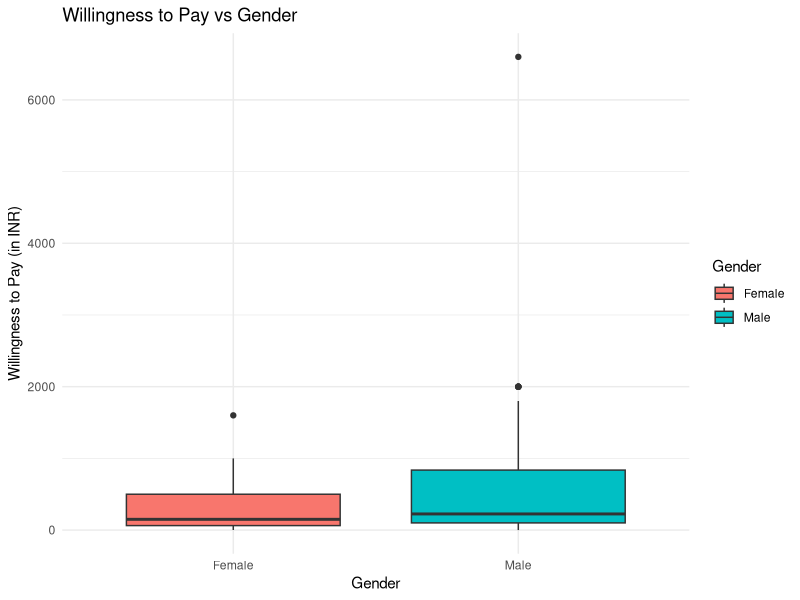
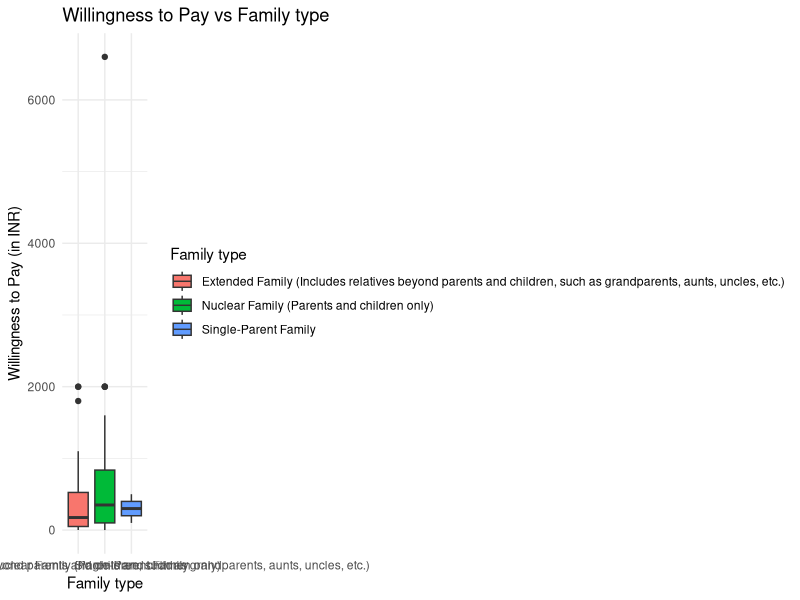
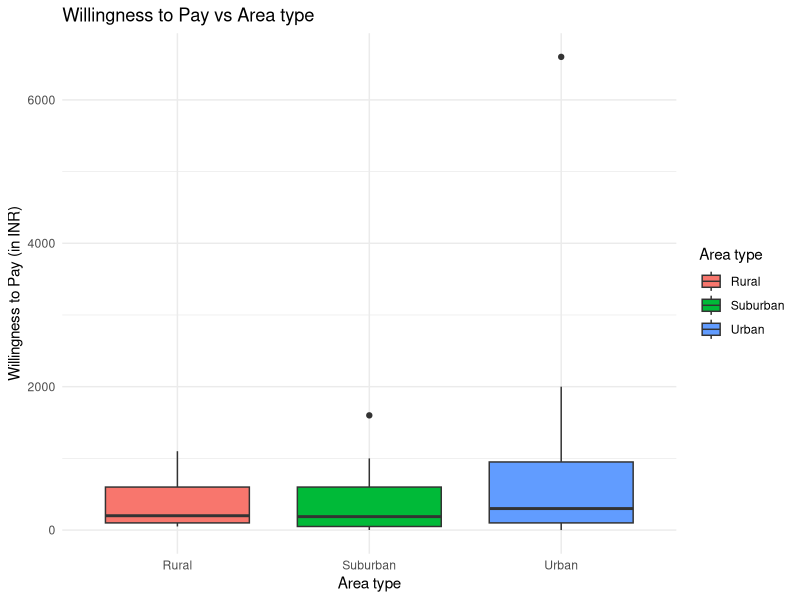
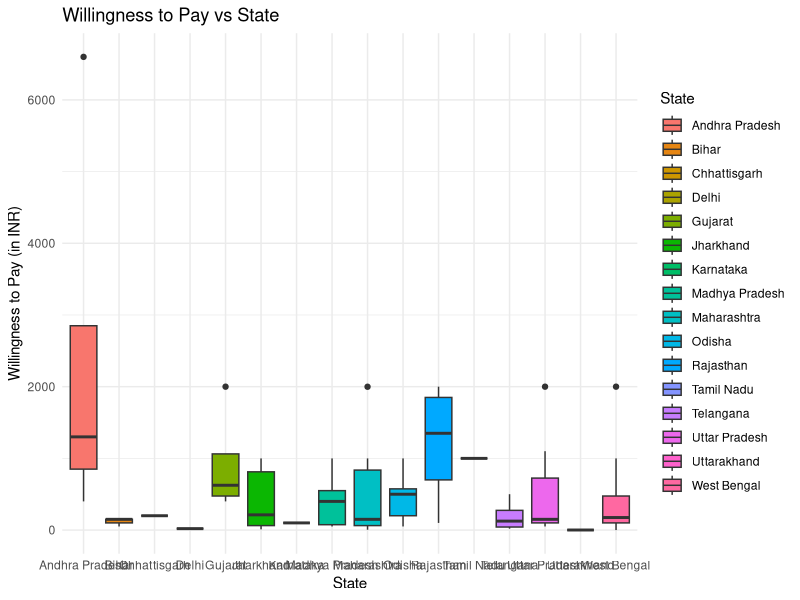
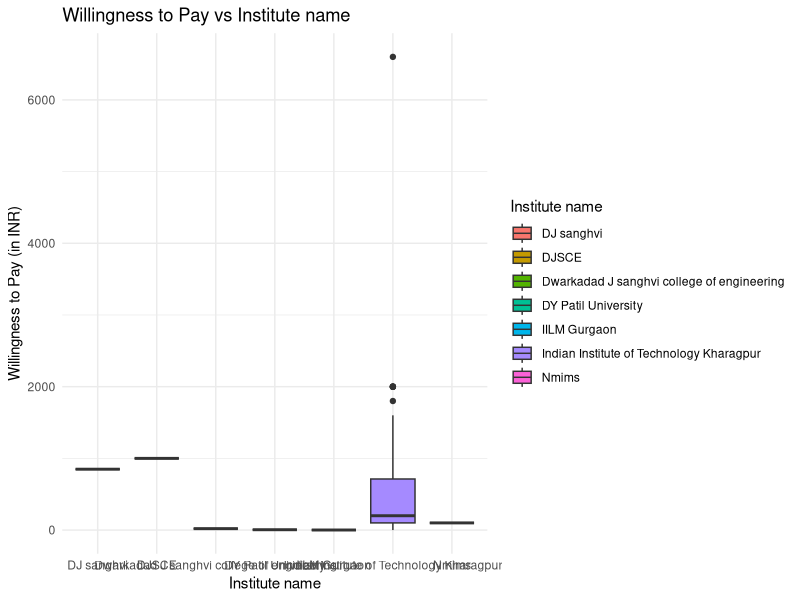
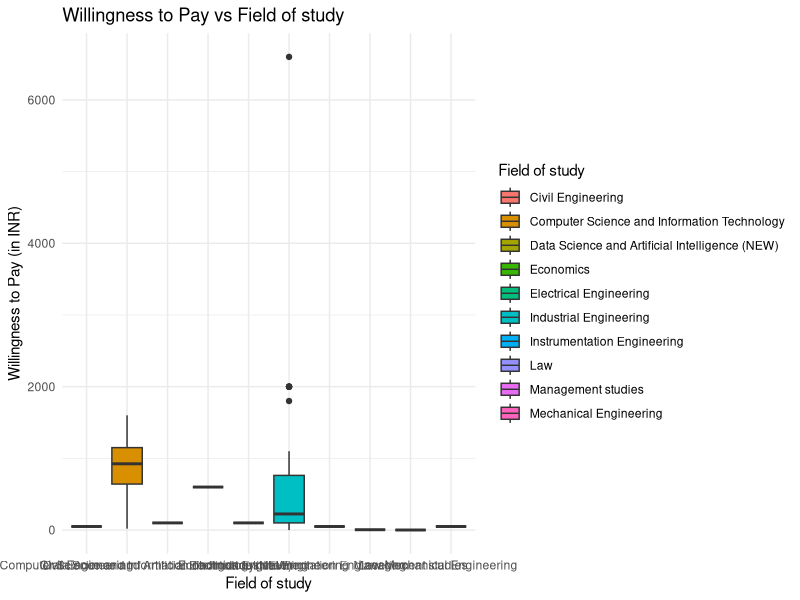
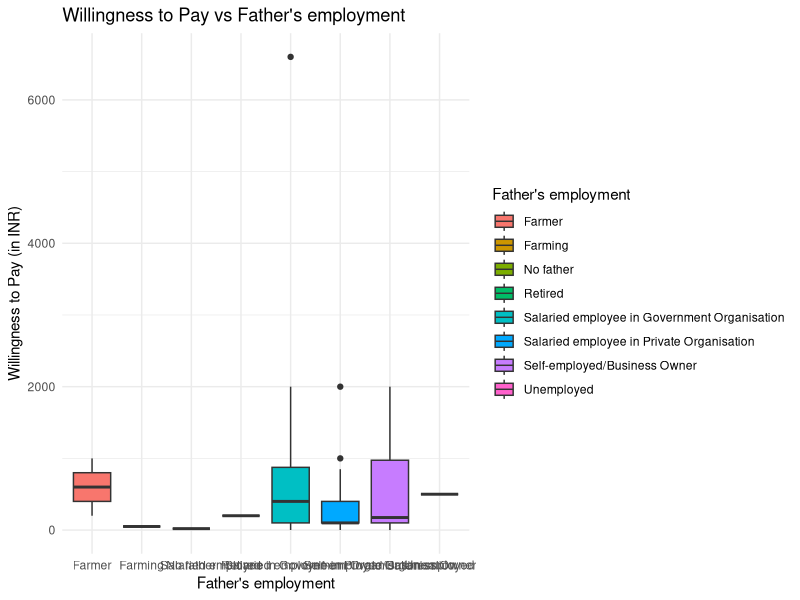
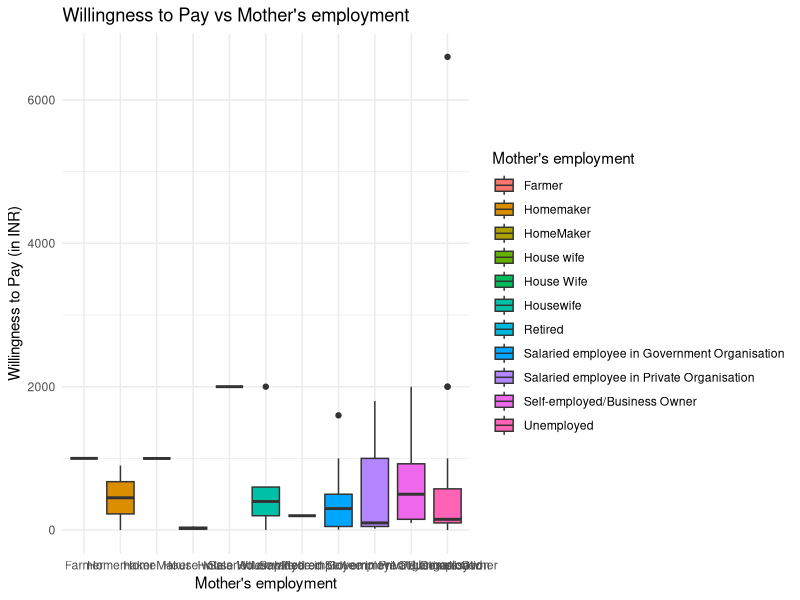

Write R code to recreate these figures, in order. (Note: this script raises an error after producing the figures.)
library(readxl)
library(ggplot2)
library(dplyr)
library(car)

# Reading data
data <- read_excel("lab_test/collected_data.xlsx")
names(data)

########### Question 1 (a) :: START ##############
# Convert Annual Income to lakhs
data$`Annual family income`
data$`Annual family income` <- ifelse(data$`Annual family income` < 1000, 
                                      data$`Annual family income` * 100000,
                                      data$`Annual family income`)
data$`Annual family income`

# Convert the education variable to numerical data
## Highest Education
unique(data$`Highest level of education`)
data$`Highest level of education` <- ifelse(data$`Highest level of education` == "12th", 12,
                                           ifelse(data$`Highest level of education` == "Graduate", 15,
                                                 ifelse(data$`Highest level of education` == "Post Graduate", 17, 0)))
data$`Highest level of education`

## Father's Education
unique(data$`Father's education level`)
data$`Father's education level` <- ifelse(data$`Father's education level` == "12th", 12,
                                            ifelse(data$`Father's education level` == "Diploma or Equivalent", 14,
                                                   ifelse(data$`Father's education level` == "Graduate", 15,
                                                          ifelse(data$`Father's education level` == "Post Graduate", 17,
                                                                 ifelse(data$`Father's education level` == "Doctoral Degree", 25,
                                                                        ifelse(data$`Father's education level` %in% c("Less than High School", "10th"), 10, 0))))))
data$`Father's education level`

# Mother's Education
unique(data$`Mother's education level`)
data$`Mother's education level` <- ifelse(data$`Mother's education level` == "12th", 12,
                                          ifelse(data$`Mother's education level` == "Diploma or Equivalent", 14,
                                                 ifelse(data$`Mother's education level`  %in% c("Graduate", "Graduate Profession Degree eg. B.Tech,MBBS,LLB,BBA,etc.", "Graduate (Arts/Science)", "B.Com"), 15,
                                                        ifelse(data$`Mother's education level` %in% c("Post Graduate", "Post Graduate  Professional Degree eg. MD,Mtech,LLM,MBAetc.", "Post Graduate  (Arts/Science)", "Post graduate MSC"), 17,
                                                               ifelse(data$`Mother's education level` == "Doctoral Degree", 25,
                                                                      ifelse(data$`Mother's education level` %in% c("Less than High School", "10th"), 10, 0))))))
data$`Mother's education level`
########### Question 1 (a) :: FINISH ##############

########### Question 1 (b) :: START ##############
library(dplyr)

# Remove outliers for Highest level of education
data <- data %>% filter(`Highest level of education` >= 10 & `Highest level of education` <= 25)

# Remove outliers for Father's education level
data <- data %>% filter(`Father's education level` >= 10 & `Father's education level` <= 25)

# Remove outliers for Mother's education level
data <- data %>% filter(`Mother's education level` >= 10 & `Mother's education level` <= 25)

# Remove outliers for Total siblings (including yourself)
siblings_outlier_threshold <- quantile(data$`Total siblings (including yourself)`, 0.99, na.rm = TRUE)
data <- data %>% filter(`Total siblings (including yourself)` <= siblings_outlier_threshold)

# Remove outliers for Annual family income
income_outlier_threshold <- quantile(data$`Annual family income`, 0.99, na.rm = TRUE)
data <- data %>% filter(`Annual family income` <= income_outlier_threshold)

# Remove outliers for Willingness to pay (in INR)
wtp_outlier_threshold <- quantile(data$`Willingness to pay (in INR)`, 0.99, na.rm = TRUE)
data <- data %>% filter(`Willingness to pay (in INR)` <= wtp_outlier_threshold)
########### Question 1 (b) :: FINISH ##############

View(data)
########### Question 1 (c) :: START ##############
# Categorical data
cat_vars <- c("Gender", "Family type", "Area type", "State", "Institute name", 
              "Field of study", "Father's employment", "Mother's employment", 
              "Housing situation", "Chosen Envelope")

# Numerical data
num_vars <- c("Age", "Total siblings (including yourself)", "Position among siblings", "No. of sisters",
              "No. of brothers", "Highest level of education", "Father's education level",
              "Mother's education level", "Annual family income")

# Box plots - categorical data
for (var in cat_vars) {
  p <- ggplot(data, aes(x = .data[[var]], y = `Willingness to pay (in INR)`, fill = .data[[var]])) +
    geom_boxplot() +
    theme_minimal() +
    xlab(var) +
    ylab("Willingness to Pay (in INR)") +
    ggtitle(paste("Willingness to Pay vs", var))
  print(p)
}

# Scatter plots - numerical data
for (var in num_vars) {
  p <- ggplot(data, aes(x = .data[[var]], y = `Willingness to pay (in INR)`)) +
    geom_point() +
    geom_smooth(method = "lm", se = FALSE) +
    theme_minimal() +
    xlab(var) +
    ylab("Willingness to Pay (in INR)") +
    ggtitle(paste("Willingness to Pay vs", var))
  print(p)
}
########### Question 1 (c) :: FINISH ##############

########### Question 2 :: START ##############
# Multiple linear regression model
model <- lm(`Willingness to pay (in INR)` ~ ., data = data)
summary(model)

# Assessing model assumptions
par(mfrow=c(2,2))
plot(model)

# Check correlation matrix
correlation_matrix <- cor(data[, num_vars])
print(correlation_matrix)

# Remove 'No. of sisters' from the dataset as it as collinearity of 0.58 with Total number of siblings (including yourself)
data <- subset(data, select = -c(`No. of sisters`))
## Again doing multiple linear regression model
model <- lm(`Willingness to pay (in INR)` ~ ., data = data)

# Perform hypothesis tests for significance of predictors
summary(model)
anova(model)

# Model Fit
# R-squared and adjusted R-squared
summary(model)$r.squared
summary(model)$adj.r.squared
########### Question 2 :: FINISH ##############

########### Question 3 :: START ##############
# Labelling of Willingness to pay (in INR)
data$wtp_category <- ifelse(data$`Willingness to pay (in INR)` >= 1000, "High", "Low")
data$wtp_category <- as.factor(data$wtp_category)

# Importing libraries
library(e1071) # For SVM
library(rpart) # For Decision Tree
library(caret) # For Logistic Regression and model evaluation

# Split data into train and test
set.seed(123) # For reproducibility
train_idx <- createDataPartition(data$wtp_category, p = 0.8, list = FALSE)
train_data <- data[train_idx, ]
test_data <- data[-train_idx, ]

# SVM
svm_model <- svm(wtp_category ~ ., data = train_data, na.action = na.pass)

# Decision Tree
dt_model <- rpart(wtp_category ~ ., data = train_data)

# Logistic Regression
log_model <- train(wtp_category ~ ., data = train_data, method = "glm", family = "binomial")

# Get the names of all factor variables
factor_vars <- names(which(sapply(train_data, is.factor)))

# Relevel factor variables in test data
for (var in factor_vars) {
  test_data[[var]] <- factor(test_data[[var]], levels = levels(train_data[[var]]))
}

# Evaluate models on test data
svm_pred <- predict(svm_model, newdata = test_data)
dt_pred <- predict(dt_model, newdata = test_data, type = "class")
log_pred <- predict(log_model, newdata = test_data)

# Confusion Matrix
svm_cm <- confusionMatrix(svm_pred, test_data$wtp_category)
dt_cm <- confusionMatrix(dt_pred, test_data$wtp_category)
log_cm <- confusionMatrix(log_pred, test_data$wtp_category)

# AIC and BIC
svm_aic <- svm_model$aic
svm_bic <- svm_model$bic

dt_aic <- dt_model$cptable[length(dt_model$cptable), "CP"]
dt_bic <- dt_model$cptable[which.min(dt_model$cptable[, "xerror"] == dt_model$cptable[, "xstd"]), "CP"]

log_aic <- log_model$finalModel$aic
log_bic <- log_model$finalModel$bic

# F1 Score
svm_f1 <- svm_cm$byClass["F1"]
dt_f1 <- dt_cm$byClass["F1"]
log_f1 <- log_cm$byClass["F1"]

# Print results
cat("SVM:\n")
print(svm_cm)
cat("AIC:", svm_aic, "\nBIC:", svm_bic, "\nF1 Score:", svm_f1, "\n\n")

cat("Decision Tree:\n")
print(dt_cm)
cat("AIC:", dt_aic, "\nBIC:", dt_bic, "\nF1 Score:", dt_f1, "\n\n")

cat("Logistic Regression:\n")
print(log_cm)
cat("AIC:", log_aic, "\nBIC:", log_bic, "\nF1 Score:", log_f1, "\n\n")
########### Question 3 :: FINISH ##############